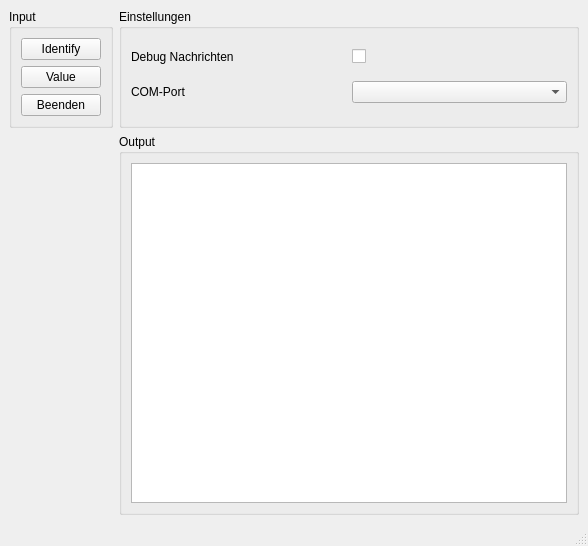
<?xml version="1.0" encoding="UTF-8"?>
<ui version="4.0">
 <class>Fluke45_GUI</class>
 <widget class="QMainWindow" name="Fluke45_GUI">
  <property name="geometry">
   <rect>
    <x>0</x>
    <y>0</y>
    <width>588</width>
    <height>546</height>
   </rect>
  </property>
  <property name="windowTitle">
   <string>MainWindow</string>
  </property>
  <widget class="QWidget" name="centralwidget">
   <layout class="QFormLayout" name="formLayout">
    <property name="fieldGrowthPolicy">
     <enum>QFormLayout::AllNonFixedFieldsGrow</enum>
    </property>
    <item row="0" column="0">
     <widget class="QGroupBox" name="groupBox_Input">
      <property name="title">
       <string>Input</string>
      </property>
      <layout class="QGridLayout" name="gridLayout">
       <item row="0" column="0">
        <widget class="QPushButton" name="pushButton_IDN">
         <property name="text">
          <string>Identify</string>
         </property>
        </widget>
       </item>
       <item row="1" column="0">
        <widget class="QPushButton" name="pushButton_VAL">
         <property name="text">
          <string>Value</string>
         </property>
        </widget>
       </item>
       <item row="2" column="0">
        <widget class="QPushButton" name="pushButton_exit">
         <property name="text">
          <string>Beenden</string>
         </property>
        </widget>
       </item>
      </layout>
     </widget>
    </item>
    <item row="0" column="1">
     <widget class="QGroupBox" name="groupBox">
      <property name="title">
       <string>Einstellungen</string>
      </property>
      <layout class="QGridLayout" name="gridLayout_2">
       <item row="0" column="1">
        <widget class="QCheckBox" name="checkBox_DEBUG">
         <property name="text">
          <string/>
         </property>
        </widget>
       </item>
       <item row="1" column="1">
        <widget class="QComboBox" name="comboBox_COM"/>
       </item>
       <item row="1" column="0">
        <widget class="QLabel" name="label_COM">
         <property name="text">
          <string>COM-Port</string>
         </property>
        </widget>
       </item>
       <item row="0" column="0">
        <widget class="QLabel" name="label_DEBUG">
         <property name="text">
          <string>Debug Nachrichten</string>
         </property>
        </widget>
       </item>
      </layout>
     </widget>
    </item>
    <item row="1" column="1">
     <widget class="QGroupBox" name="groupBox_Output">
      <property name="title">
       <string>Output</string>
      </property>
      <layout class="QHBoxLayout" name="horizontalLayout_2">
       <item>
        <widget class="QTextBrowser" name="textBrowser_Output"/>
       </item>
      </layout>
     </widget>
    </item>
   </layout>
  </widget>
  <widget class="QMenuBar" name="menubar">
   <property name="geometry">
    <rect>
     <x>0</x>
     <y>0</y>
     <width>588</width>
     <height>18</height>
    </rect>
   </property>
  </widget>
  <widget class="QStatusBar" name="statusbar"/>
 </widget>
 <resources/>
 <connections/>
</ui>
